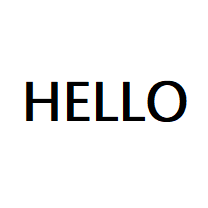
#> input picture text.png, 208 x 208 px
$ python main.py
#> lines starting #> are read from the running program, lines starting #| are printed output that depends on the picture
from PIL import Image, ImageOps
from pytesseract import pytesseract

# Defining paths to tesseract.exe
# and the image we would be using
path_to_tesseract = r"C:\Program Files\Tesseract-OCR\tesseract.exe"
# Example: path_to_tesseract = r"C:\Program Files\Tesseract-OCR\tesseract.exe"


image_path = "text.png"
# Example: image_path = r"C:\Users\Dell\Desktop\text.png"


# Opening the image & storing it in an image object
img = Image.open(image_path).convert("LA")

# multiply each pixel by 1.2
img = img.point(lambda i: i * 1.3)
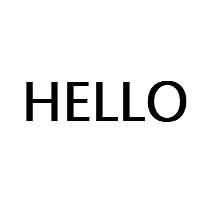
#> img: PIL image 208x208 LA; mean R, G, B, A 241.8, 241.8, 241.8, 255

# enh = ImageEnhance.Contrast(out)
# enh.enhance(1.3).show("30% more contrast")

pixels = img.getdata()

newPixels = []
# Compare each pixel
for pixel in pixels:
#> (the run stopped early here; a loop or call above may not have finished)
